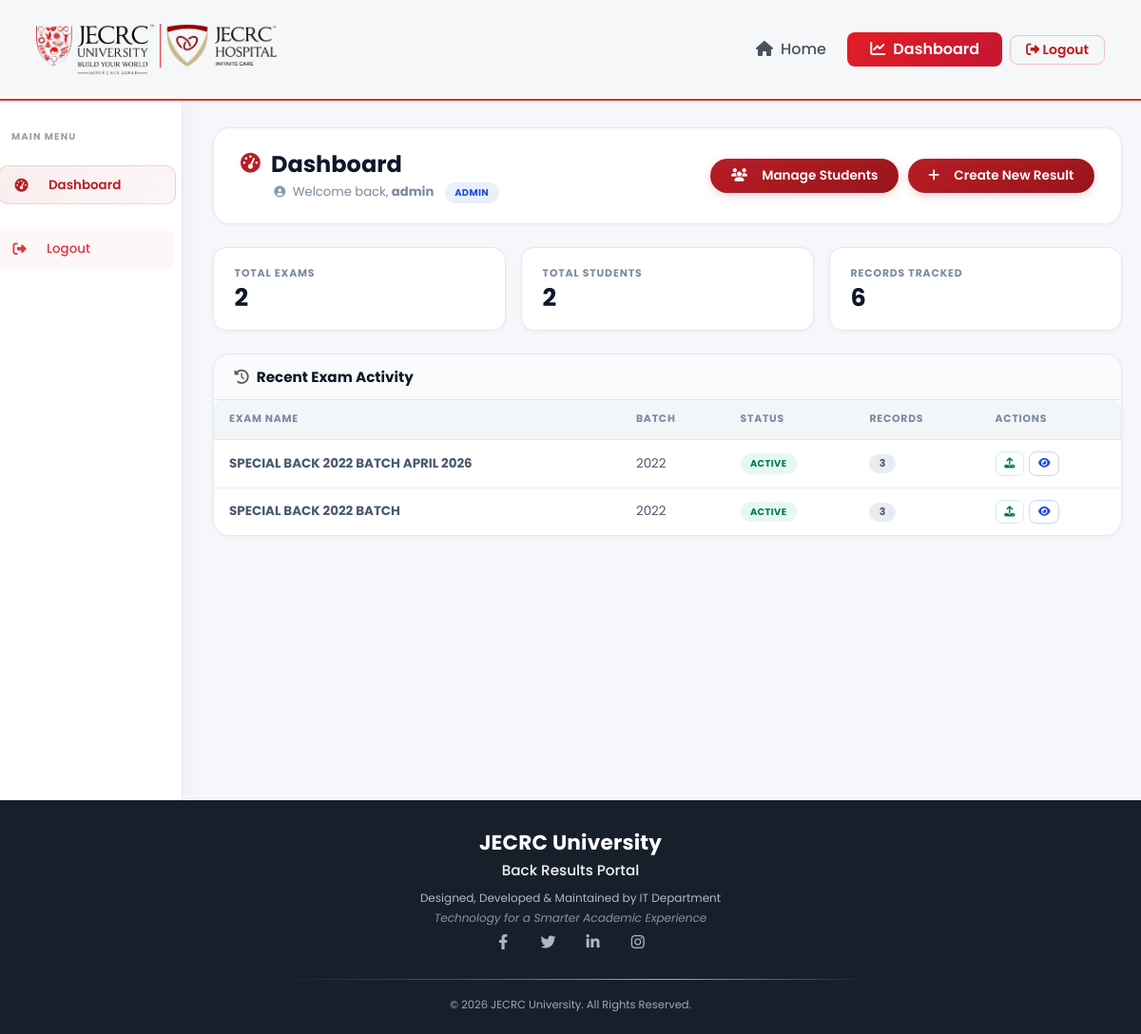
Page /admin/dashboard.php (signed in) on the committed database.
### tables this page shows
CREATE TABLE `exams` (
  `id` int NOT NULL AUTO_INCREMENT,
  `exam_name` varchar(255) NOT NULL,
  `batch` varchar(100) NOT NULL,
  `session` varchar(100) NOT NULL,
  `semester` varchar(50) DEFAULT NULL,
  `token` varchar(64) NOT NULL,
  `csv_file` varchar(255) NOT NULL DEFAULT '',
  `publish_date` date DEFAULT NULL,
  `status` tinyint(1) DEFAULT '1' COMMENT '1: Active, 0: Inactive',
  `created_at` timestamp NOT NULL DEFAULT CURRENT_TIMESTAMP,
  PRIMARY KEY (`id`),
  UNIQUE KEY `token` (`token`)
);

### includes/config.php (called while the page is built, shortened)
<?php
try {
    $options = [
        PDO::ATTR_ERRMODE            => PDO::ERRMODE_EXCEPTION,
        PDO::ATTR_DEFAULT_FETCH_MODE => PDO::FETCH_ASSOC,
        PDO::ATTR_EMULATE_PREPARES   => false,
    ];
    $pdo = new PDO(
        "mysql:host=" . DB_HOST . ";port=" . DB_PORT . ";dbname=" . DB_NAME . ";charset=utf8mb4",
        DB_USER,
        DB_PASS,
        $options
    );
} catch (PDOException $e) {
    error_log("DB Connection failed: " . $e->getMessage());
    die("A system error occurred. Please try again later.");
}
require_once __DIR__ . '/security.php';
function sanitize_input($data)
{
    return htmlspecialchars(trim($data), ENT_QUOTES, 'UTF-8');
}

### includes/security.php (called while the page is built, shortened)
<?php
function admin_current_role(PDO $pdo): string
{
    $stmt = $pdo->prepare('SELECT username, role FROM admins WHERE id = ? LIMIT 1');
    $stmt->execute([$_SESSION['admin_id']]);
    $admin = $stmt->fetch(PDO::FETCH_ASSOC);
    return $_SESSION['admin_role'];
}
function is_super_admin(PDO $pdo): bool
{
    $stmt = $pdo->prepare('SELECT username, role FROM admins WHERE id = ? LIMIT 1');
    $stmt->execute([$_SESSION['admin_id']]);
    $admin = $stmt->fetch(PDO::FETCH_ASSOC);
    return $admin['username'] === 'superadmin' && $admin['role'] === 'super_admin';
}

### admin/dashboard.php (the view, shortened to what this page needs)
<?php
require_once '../includes/config.php';
$current_admin_role = admin_current_role($pdo);
$total_exams    = $pdo->query("SELECT COUNT(*) FROM exams")->fetchColumn();
$total_students = $pdo->query("SELECT COUNT(*) FROM students")->fetchColumn();
$total_results  = $pdo->query("SELECT COUNT(*) FROM student_results")->fetchColumn();
$recent_exams = $pdo->query("
    SELECT e.*, COUNT(sr.id) AS uploaded_records
    FROM exams e
    LEFT JOIN student_results sr ON sr.exam_id = e.id
    GROUP BY e.id
    ORDER BY e.created_at DESC
    LIMIT 5
")->fetchAll();
include '../includes/header.php';
?>
<div class="admin-page-shell">
    <div class="container-fluid">
        <div class="row">
            <?php include '../includes/admin_sidebar.php'; ?>
            <main class="col-md-9 ms-sm-auto col-lg-10 px-md-4 py-4 admin-page-content">
                <div class="admin-page-header">
                    <div>
                        <h1>
                            <i class="fas fa-tachometer-alt"></i>
                            Dashboard
                        </h1>
                        <div class="subtitle">
                            <i class="fas fa-user-circle me-1" style="color:#8a9aae;font-size:0.75rem;"></i>
                            Welcome back, <strong><?php echo sanitize_input($_SESSION['username']); ?></strong>
                            <span class="role-badge <?= in_array($current_admin_role, ['super_admin', 'superadmin']) ? 'super' : 'admin' ?> ms-2">
                                <?= htmlspecialchars($current_admin_role) ?>
                            </span>
                        </div>
                    </div>
                    <div class="header-actions">
                        <?php if (!$is_super_admin): ?>
                            <a href="manage_students.php" class="btn-create-admin bg-success text-white">
                                <i class="fas fa-users me-2"></i> Manage Students
                            </a>
                            <a href="upload_result.php" class="btn-create-admin">
                                <i class="fas fa-plus me-2"></i> Create New Result
                            </a>
                        <?php endif; ?>
                    </div>
                </div>
                <div class="stats-grid">
                    <a href="manage_exams.php" class="stat-card">
                        <div class="label">Total Exams</div>
                        <div class="value"><?php echo $total_exams; ?></div>
                    </a>
                    <a href="manage_students.php" class="stat-card">
                        <div class="label">Total Students</div>
                        <div class="value"><?php echo $total_students; ?></div>
                    </a>
                    <a href="exam_results.php" class="stat-card">
                        <div class="label">Records Tracked</div>
                        <div class="value"><?php echo $total_results; ?></div>
                    </a>
                </div>
                <div class="table-card" id="recent-activity-table">
                    <div class="card-header">
                        <h5>
                            <i class="fas fa-history text-muted"></i>
                            Recent Exam Activity
                        </h5>
                    </div>
                    <div class="table-responsive">
                        <table class="table mb-0">
                            <thead>
                                <tr>
                                    <th>Exam Name</th>
                                    <th>Batch</th>
                                    <th>Status</th>
                                    <th>Records</th>
                                    <th>Actions</th>
                                </tr>
                            </thead>
                            <tbody>
                                <?php if (count($recent_exams) > 0): ?>
                                    <?php foreach ($recent_exams as $row): ?>
                                        <tr>
                                            <td data-label="Exam Name"><strong><?php echo sanitize_input($row['exam_name']); ?></strong></td>
                                            <td data-label="Batch"><?php echo sanitize_input($row['batch']); ?></td>
                                            <td data-label="Status">
                                                <span class="status-badge <?php echo $row['status'] ? 'active' : 'locked'; ?>">
                                                    <?php echo $row['status'] ? 'Active' : 'Inactive'; ?>
                                                </span>
                                            </td>
                                            <td data-label="Records">
                                                <span class="badge-count"><?php echo number_format((int) $row['uploaded_records']); ?></span>
                                            </td>
                                            <td data-label="Actions">
                                                <div class="action-group">
                                                    <a href="upload_result.php?exam_id=<?php echo $row['id']; ?>" class="btn btn-sm btn-outline-success" title="Upload Results">
                                                        <i class="fas fa-upload"></i>
                                                    </a>
                                                    <a href="exam_results.php?id=<?php echo $row['id']; ?>" class="btn btn-sm btn-outline-info" title="View Results">
                                                        <i class="fas fa-eye"></i>
                                                    </a>
                                                </div>
                                            </td>
                                        </tr>
                                    <?php endforeach; ?>
                                <?php else: ?>
                                    <tr>
                                        <td colspan="5" class="text-center py-4 text-muted">No exam results found yet.</td>
                                    </tr>
                                <?php endif; ?>
                            </tbody>
                        </table>
                    </div>
                </div>
            </main>
        </div>
    </div>
</div>
<?php include '../includes/footer.php'; ?>

### assets/css/style.css (style rules this page uses)
:root { --primary-color: #e31e24; --secondary-color: #ff5a5f; --accent-color: #ffc107; --dark-blue: #a31319; --ink: #17202a; --light-bg: #f5f7fa; --gradient-blue: linear-gradient(135deg, #e31e24 0%, #c51632 100%); --glass-bg: rgba(255, 255, 255, 0.9); }
body { display: flex; flex-direction: column; font-family: 'Poppins', sans-serif; background-color: var(--light-bg); color: #333; line-height: 1.5; min-height: 100vh; overflow-x: hidden; }
a { transition: color 0.2s ease, opacity 0.2s ease; }
.btn { border-radius: 8px; font-weight: 600; transition: transform 0.2s ease, box-shadow 0.2s ease, background-color 0.2s ease; }
.marksheet-card .table thead th, .table thead th { background: #f3f6f8 !important; border-bottom: 0; color: #5d6872; font-size: 0.7rem; letter-spacing: 0.05em; text-transform: uppercase; }
.container-fluid > .row > main { background: var(--light-bg); min-height: calc(100vh - 76px); }
.table { color: #3c4650; }
.table > :not(caption) > * > * { padding-bottom: 0.85rem; padding-top: 0.85rem; }
.table-responsive { border-radius: 8px; }

### rows in the picture
exams: exam_name "SPECIAL BACK 2022 BATCH APRIL 2026", batch "2022", status "ACTIVE", uploaded_records "3"
exams: exam_name "SPECIAL BACK 2022 BATCH", batch "2022", status "ACTIVE", uploaded_records "3"

### other values in the picture
sanitize_input($_SESSION['username']) "admin"
$current_admin_role "ADMIN"
$total_exams "2"
$total_students "2"
$total_results "6"
